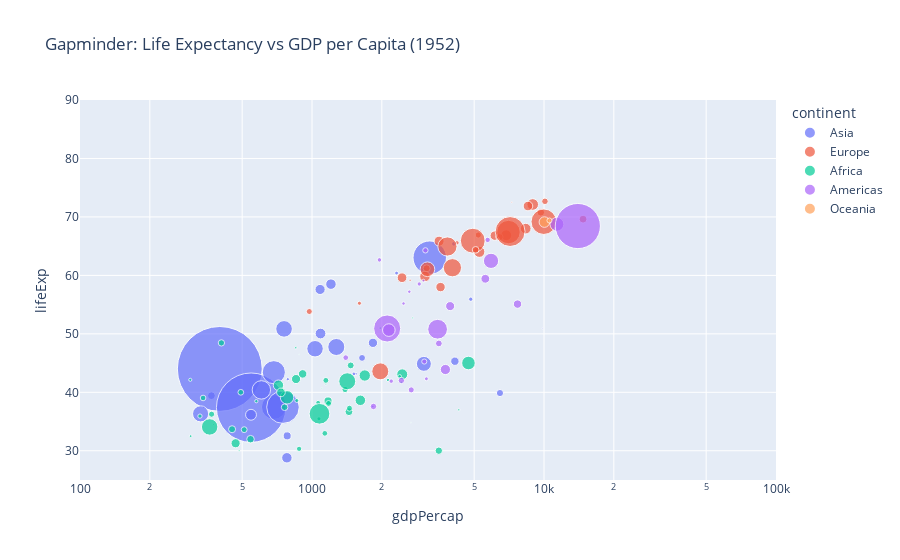

Notebook cell for this chart:
### Code cell
df = load_data()
first_year = df["year"].min()
fig = px.scatter(
    df[df["year"] == first_year],
    x="gdpPercap",
    y="lifeExp",
    size="pop",
    color="continent",
    hover_name="country",
    log_x=True,
    size_max=60,
    range_x=[100, 100_000],
    range_y=[25, 90],
    title=f"Gapminder: Life Expectancy vs GDP per Capita ({first_year})",
)
write_image(fig, "gapminder_bubble.png", scale=2)
fig.show()

### Figure 1 — Plotly figure (JSON) as saved in the notebook; plotly's stock layout.template omitted (floating-point values rounded to 4 significant figures)
{"data": [{"hovertemplate": "<b>%{hovertext}</b><br><br>continent=Asia<br>gdpPercap=%{x}<br>lifeExp=%{y}<br>pop=%{marker.size}<extra></extra>", "hovertext": ["Afghanistan", "Bahrain", "Bangladesh", "Cambodia", "China", "Hong Kong, China", "India", "Indonesia", "Iran", "Iraq", "Israel", "Japan", "Jordan", "Korea, Dem. Rep.", "Korea, Rep.", "Kuwait", "Lebanon", "Malaysia", "Mongolia", "Myanmar", "Nepal", "Oman", "Pakistan", "Philippines", "Saudi Arabia", "Singapore", "Sri Lanka", "Syria", "Taiwan", "Thailand", "Vietnam", "West Bank and Gaza", "Yemen, Rep."], "legendgroup": "Asia", "marker": {"color": "#636efa", "size": [8425333, 120447, 46886859, 4693836, 556263527, 2125900, 372000000, 82052000, 17272000, 5441766, 1620914, 86459025, 607914, 8865488, 20947571, 160000, 1439529, 6748378, 800663, 20092996, 9182536, 507833, 41346560, 22438691, 4005677, 1127000, 7982342, 3661549, 8550362, 21289402, 26246839, 1030585, 4963829], "sizemode": "area", "sizeref": 154500.0, "symbol": "circle"}, "mode": "markers", "name": "Asia", "orientation": "v", "showlegend": true, "type": "scatter", "x": [779.4, 9867.0, 684.2, 368.5, 400.4, 3054.0, 546.6, 749.7, 3035.0, 4130.0, 4087.0, 3217.0, 1547.0, 1088.0, 1031.0, 108400.0, 4835.0, 1831.0, 786.6, 331.0, 545.9, 1828.0, 684.6, 1273.0, 6460.0, 2315.0, 1084.0, 1643.0, 1207.0, 757.8, 605.1, 1516.0, 781.7], "xaxis": "x", "y": [28.8, 50.94, 37.48, 39.42, 44.0, 60.96, 37.37, 37.47, 44.87, 45.32, 65.39, 63.03, 43.16, 50.06, 47.45, 55.56, 55.93, 48.46, 42.24, 36.32, 36.16, 37.58, 43.44, 47.75, 39.88, 60.4, 57.59, 45.88, 58.5, 50.85, 40.41, 43.16, 32.55], "yaxis": "y"}, {"hovertemplate": "<b>%{hovertext}</b><br><br>continent=Europe<br>gdpPercap=%{x}<br>lifeExp=%{y}<br>pop=%{marker.size}<extra></extra>", "hovertext": ["Albania", "Austria", "Belgium", "Bosnia and Herzegovina", "Bulgaria", "Croatia", "Czech Republic", "Denmark", "Finland", "France", "Germany", "Greece", "Hungary", "Iceland", "Ireland", "Italy", "Montenegro", "Netherlands", "Norway", "Poland", "Portugal", "Romania", "Serbia", "Slovak Republic", "Slovenia", "Spain", "Sweden", "Switzerland", "Turkey", "United Kingdom"], "legendgroup": "Europe", "marker": {"color": "#EF553B", "size": [1282697, 6927772, 8730405, 2791000, 7274900, 3882229, 9125183, 4334000, 4090500, 42459667, 69145952, 7733250, 9504000, 147962, 2952156, 47666000, 413834, 10381988, 3327728, 25730551, 8526050, 16630000, 6860147, 3558137, 1489518, 28549870, 7124673, 4815000, 22235677, 50430000], "sizemode": "area", "sizeref": 154500.0, "symbol": "circle"}, "mode": "markers", "name": "Europe", "orientation": "v", "showlegend": true, "type": "scatter", "x": [1601.0, 6137.0, 8343.0, 973.5, 2444.0, 3119.0, 6876.0, 9692.0, 6425.0, 7030.0, 7144.0, 3531.0, 5264.0, 7268.0, 5210.0, 4931.0, 2648.0, 8942.0, 10100.0, 4029.0, 3068.0, 3145.0, 3581.0, 5075.0, 4215.0, 3834.0, 8528.0, 14730.0, 1969.0, 9980.0], "xaxis": "x", "y": [55.23, 66.8, 68.0, 53.82, 59.6, 61.21, 66.87, 70.78, 66.55, 67.41, 67.5, 65.86, 64.03, 72.49, 66.91, 65.94, 59.16, 72.13, 72.67, 61.31, 59.82, 61.05, 58.0, 64.36, 65.57, 64.94, 71.86, 69.62, 43.59, 69.18], "yaxis": "y"}, {"hovertemplate": "<b>%{hovertext}</b><br><br>continent=Africa<br>gdpPercap=%{x}<br>lifeExp=%{y}<br>pop=%{marker.size}<extra></extra>", "hovertext": ["Algeria", "Angola", "Benin", "Botswana", "Burkina Faso", "Burundi", "Cameroon", "Central African Republic", "Chad", "Comoros", "Congo, Dem. Rep.", "Congo, Rep.", "Cote d'Ivoire", "Djibouti", "Egypt", "Equatorial Guinea", "Eritrea", "Ethiopia", "Gabon", "Gambia", "Ghana", "Guinea", "Guinea-Bissau", "Kenya", "Lesotho", "Liberia", "Libya", "Madagascar", "Malawi", "Mali", "Mauritania", "Mauritius", "Morocco", "Mozambique", "Namibia", "Niger", "Nigeria", "Reunion", "Rwanda", "Sao Tome and Principe", "Senegal", "Sierra Leone", "Somalia", "South Africa", "Sudan", "Swaziland", "Tanzania", "Togo", "Tunisia", "Uganda", "Zambia", "Zimbabwe"], "legendgroup": "Africa", "marker": {"color": "#00cc96", "size": [9279525, 4232095, 1738315, 442308, 4469979, 2445618, 5009067, 1291695, 2682462, 153936, 14100005, 854885, 2977019, 63149, 22223309, 216964, 1438760, 20860941, 420702, 284320, 5581001, 2664249, 580653, 6464046, 748747, 863308, 1019729, 4762912, 2917802, 3838168, 1022556, 516556, 9939217, 6446316, 485831, 3379468, 33119096, 257700, 2534927, 60011, 2755589, 2143249, 2526994, 14264935, 8504667, 290243, 8322925, 1219113, 3647735, 5824797, 2672000, 3080907], "sizemode": "area", "sizeref": 154500.0, "symbol": "circle"}, "mode": "markers", "name": "Africa", "orientation": "v", "showlegend": true, "type": "scatter", "x": [2449.0, 3521.0, 1063.0, 851.2, 543.3, 339.3, 1173.0, 1071.0, 1179.0, 1103.0, 780.5, 2126.0, 1389.0, 2670.0, 1419.0, 375.6, 328.9, 362.1, 4293.0, 485.2, 911.3, 510.2, 299.9, 853.5, 298.8, 575.6, 2388.0, 1443.0, 369.2, 452.3, 743.1, 1968.0, 1688.0, 468.5, 2424.0, 761.9, 1077.0, 2719.0, 493.3, 879.6, 1450.0, 879.8, 1136.0, 4725.0, 1616.0, 1148.0, 716.7, 859.8, 1468.0, 734.8, 1147.0, 406.9], "xaxis": "x", "y": [43.08, 30.02, 38.22, 47.62, 31.98, 39.03, 38.52, 35.46, 38.09, 40.72, 39.14, 42.11, 40.48, 34.81, 41.89, 34.48, 35.93, 34.08, 37.0, 30.0, 43.15, 33.61, 32.5, 42.27, 42.14, 38.48, 42.72, 36.68, 36.26, 33.69, 40.54, 50.99, 42.87, 31.29, 41.73, 37.44, 36.32, 52.72, 40.0, 46.47, 37.28, 30.33, 32.98, 45.01, 38.63, 41.41, 41.22, 38.6, 44.6, 39.98, 42.04, 48.45], "yaxis": "y"}, {"hovertemplate": "<b>%{hovertext}</b><br><br>continent=Americas<br>gdpPercap=%{x}<br>lifeExp=%{y}<br>pop=%{marker.size}<extra></extra>", "hovertext": ["Argentina", "Bolivia", "Brazil", "Canada", "Chile", "Colombia", "Costa Rica", "Cuba", "Dominican Republic", "Ecuador", "El Salvador", "Guatemala", "Haiti", "Honduras", "Jamaica", "Mexico", "Nicaragua", "Panama", "Paraguay", "Peru", "Puerto Rico", "Trinidad and Tobago", "United States", "Uruguay", "Venezuela"], "legendgroup": "Americas", "marker": {"color": "#ab63fa", "size": [17876956, 2883315, 56602560, 14785584, 6377619, 12350771, 926317, 6007797, 2491346, 3548753, 2042865, 3146381, 3201488, 1517453, 1426095, 30144317, 1165790, 940080, 1555876, 8025700, 2227000, 662850, 157553000, 2252965, 5439568], "sizemode": "area", "sizeref": 154500.0, "symbol": "circle"}, "mode": "markers", "name": "Americas", "orientation": "v", "showlegend": true, "type": "scatter", "x": [5911.0, 2677.0, 2109.0, 11370.0, 3940.0, 2144.0, 2627.0, 5587.0, 1398.0, 3522.0, 3048.0, 2428.0, 1840.0, 2195.0, 2899.0, 3478.0, 3112.0, 2480.0, 1952.0, 3759.0, 3082.0, 3023.0, 13990.0, 5717.0, 7690.0], "xaxis": "x", "y": [62.48, 40.41, 50.92, 68.75, 54.74, 50.64, 57.21, 59.42, 45.93, 48.36, 45.26, 42.02, 37.58, 41.91, 58.53, 50.79, 42.31, 55.19, 62.65, 43.9, 64.28, 59.1, 68.44, 66.07, 55.09], "yaxis": "y"}, {"hovertemplate": "<b>%{hovertext}</b><br><br>continent=Oceania<br>gdpPercap=%{x}<br>lifeExp=%{y}<br>pop=%{marker.size}<extra></extra>", "hovertext": ["Australia", "New Zealand"], "legendgroup": "Oceania", "marker": {"color": "#FFA15A", "size": [8691212, 1994794], "sizemode": "area", "sizeref": 154500.0, "symbol": "circle"}, "mode": "markers", "name": "Oceania", "orientation": "v", "showlegend": true, "type": "scatter", "x": [10040.0, 10560.0], "xaxis": "x", "y": [69.12, 69.39], "yaxis": "y"}], "layout": {"legend": {"itemsizing": "constant", "title": {"text": "continent"}, "tracegroupgap": 0}, "title": {"text": "Gapminder: Life Expectancy vs GDP per Capita (1952)"}, "xaxis": {"anchor": "y", "domain": [0, 1], "range": [2, 5], "title": {"text": "gdpPercap"}, "type": "log"}, "yaxis": {"anchor": "x", "domain": [0, 1], "range": [25, 90], "title": {"text": "lifeExp"}}}}
